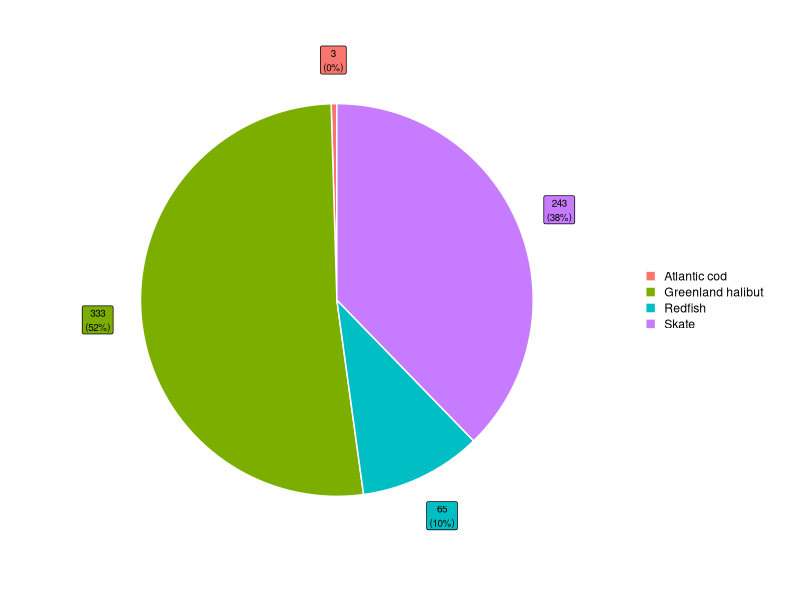
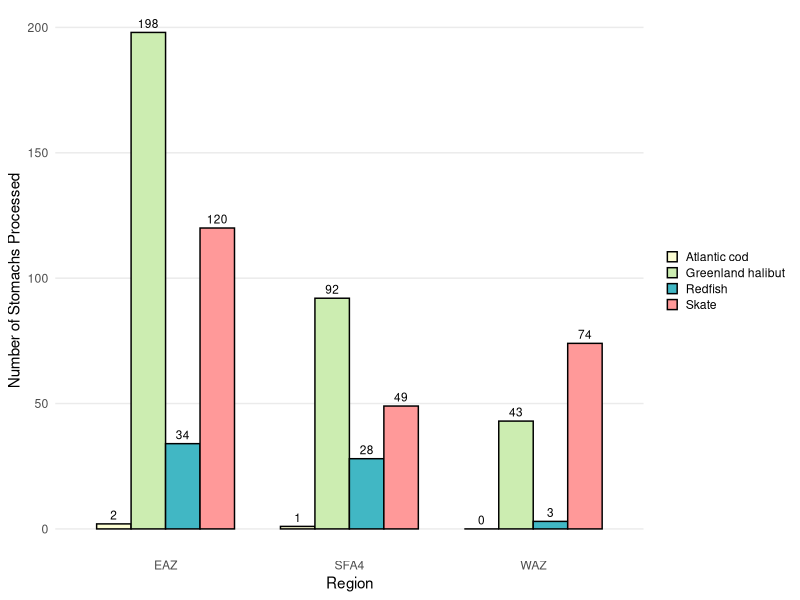
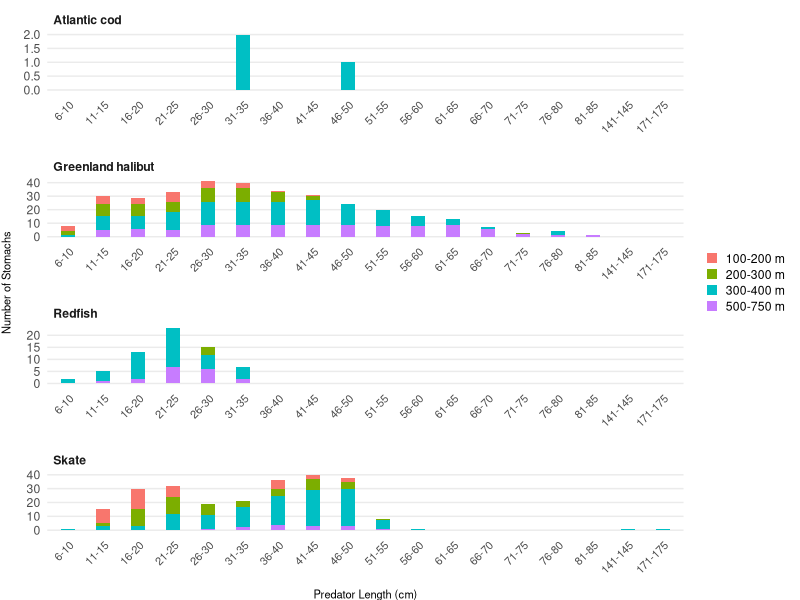

These figures' R source, in order: (Note: this script raises an error after producing the figures.)
## ---- chunk 1
knitr::opts_chunk$set(echo = TRUE) 

# This code chunk sets the parameters for the document code chunks

# The 'include=FALSE' parameter means this particular r chunk won't be shown in the report


######################### Required Packages ####################################


library(ggplot2)
library(tidyverse)
library(dplyr)
library(ggrepel)           # Fig 3: ensures labels don't overlap
library(reshape2)          # Fig 4
library(viridis)                 # Fig 5 - color blind friendly palette

######## Setting up the Theme

# At the 5 Minute mark it goes into establishing a universal theme for all charts https://www.youtube.com/watch?v=4KMrOZ_BbKE
    # not sure it would work here because it has charts and tables??

# examples from video is
# theme_set(theme_bw() + theme(title = element_text(colour = "steelblue", face = "bold")))


################# Notes on cross-referencing figures and tables ################


# In the YAML Header, the 'bookdown::word_document2' parameter gives the ability to cross-reference

# I can reference in text using Figure \@ref(fig:label). It hyperlinks it in pdf but not word. It also gives different Figure number in pdf and word. So there are still things to figure out.
  # to cross reference the figure needs a unique code-chunk name, and have a figure caption

# Code chunk names should be one word or separated with '-', not with spaces, '_', or '.'
  #{r code-chunk}

# I can create figure captions by including 'fig.cap=' in the {r code-chunk, fig.cap=caption text}.

  # If text \@ref(fig:label) is included in notes in the R markdown portion, there will be an error that occurs when Knitting. Therefore included here.
## ---- chunk 2

# This code chunk:
    # imports the data
    # manipulates the data it to create the base prey dataframe
    # manipulates the data it to create the base predator dataframe
    # checks & saves the dataframe structures

# The data imported must be structured consistently in order to utilize this coding.

# All code to check dataframe structure are commented out. If not they will produce outputs into the report.


############################ Key Data Structure Assumption #####################

# It is assumed that the imported data will initially have a structure consistent to the example saved immediately below. Particularly the variable names and variable data type (e.g. chr, int, num)



### Example initial imported dataset structure 

# 'data.frame':	2300 obs. of  16 variables:
#  $ content.key: chr  "72138002_892_1_1_-171_212" "72138002_892_1_1_-171_212" "72138002_892_1_1_-171_212" "72138002_892_1_1_-171_212" ...
#  $ prey.sp    : int  9998 9998 9998 9998 4770 4770 4770 4770 9998 9998 ...
#  $ weight     : num  0 0 0 0 0.0015 0.0015 0.0015 0.0015 0 0 ...
#  $ count      : int  0 0 0 0 1 1 1 1 0 0 ...
#  $ pred.sp    : int  892 892 892 892 892 892 892 892 892 892 ...
#  $ length     : int  40 40 40 40 45 45 45 45 52 52 ...
#  $ year       : int  2013 2013 2013 2013 2013 2013 2013 2013 2013 2013 ...
#  $ start.depth: int  823 823 823 823 823 823 823 823 823 823 ...
#  $ end.depth  : int  829 829 829 829 829 829 829 829 829 829 ...
#  $ lat.deg    : int  64 64 64 64 64 64 64 64 64 64 ...
#  $ lat.min    : num  27.9 27.9 27.9 27.9 27.9 ...
#  $ long.deg   : int  57 57 57 57 57 57 57 57 57 57 ...
#  $ long.min   : num  59.8 59.8 59.8 59.8 59.8 ...
#  $ sa.code    : chr  "2G" "RISA" "SFA2EX" "SFA3" ...
#  $ sort.key   : int  10 7 6 8 10 7 6 8 10 7 ...
#  $ trawl.id   : int  72138002 72138002 72138002 72138002 72138002 72138002 72138002 72138002 72138002 72138002 ...


####################### Importing Your Data ####################################


### import data

prey <- read.csv('data/raw/2019_StomachContent_test.csv') 
    # assumes header=TRUE and knows it's separated by commas

str(prey)
    # check initial data structure. Does it match example above?


########################## Creating Base Prey Dataframe ########################


# This code chunk:
    # manipulates the data it to create the base prey dataframe
    # checks & saves the dataframe structure

# 'prey' dataframe: each row is a new prey item per sampled stomachs

# Dataframe transformations:
    # add column with shrimp fishing regions (EAZ, WAZ, SFA4)
    # add column with predator 'category' names (Atlantic code, Greenland halibut, Redfish, Skate)
    # add column with depth range category (100-200 m, 200-300 m, 300-400 m, 400-500 m, 500-750 m)
    # add predator length range category (binned into 5 cm length groups)

# Finish with checking and storing dataframe structure



### Adding 'region' category (WAZ, EAZ, SFA4) 

prey$region = prey$Study.Area  
    # creates new column that is duplicate of sa.code, and renames to pred. name

prey <- prey %>% 
  mutate(region=recode(region, "RISA"="EAZ", "SFA2EX"="EAZ", "SFA3" = "WAZ",
                       "2G" = "SFA4"))
    # renaming values in the prey$region column



### Adding predator category

prey$pred.name = prey$OS_ID  
    # creates new column that is duplicate of pred.sp, and renames to pred. name

prey <- prey %>%
  mutate(pred.name=recode(pred.name, "892" = "Greenland halibut",
                          "438" = "Atlantic cod",
                          "792" = "Redfish", "793" = "Redfish", "794" = "Redfish",
                          "997" = "Redfish", "998" = "Redfish",
                          "80" = "Skate", "88" = "Skate", "89" = "Skate",
                          "90" = "Skate", "91" = "Skate", "92" = "Skate",
                          "94" = "Skate", "95" = "Skate", "96" = "Skate",
                          "97" = "Skate"))
    # replaces species codes with predatory categories in new column. 
    # See 'Predator Codes and Names.txt' file in 'Scripts' folder for list of species names attached to each code



### Adding depth range category

# The Access database does have a depth-range column BUT it has with a variety of overlapping ranges.
# Below code creates desired depth ranges based on start-end depths
# This ensures code is repeatable even if new depth ranges are added into the database

prey <- prey %>% 
  mutate(depth = case_when(Start.Depth >= 100 & End.Depth >= 100 & 
                             Start.Depth <= 200 & End.Depth <= 200 ~ "100-200 m",
                           
                           Start.Depth >= 200 & End.Depth >= 200 & 
                             Start.Depth <= 300 & End.Depth <= 300 ~ "200-300 m",
                           
                           Start.Depth >= 300 & End.Depth >= 300 & 
                             Start.Depth <= 400 & End.Depth <= 400 ~ "300-400 m",
                           
                           Start.Depth >= 400 & End.Depth >= 400 & 
                             Start.Depth <= 500 & End.Depth <= 500 ~ "300-400 m",
                           
                           Start.Depth >= 500 & End.Depth >= 500 & 
                             Start.Depth <= 750 & End.Depth <= 750 ~ "500-750 m"))
    # yes multiple categories both use the same 'start/end' points.
    # the combination of requirements within each depth category means there isn't actually overlap



### Adding predator length range category

# Binning the data
prey <- prey %>% 
  mutate(length.range = cut(Length, breaks=seq(from = 0, to = 5.99, by = 5.99))) %>% 
    # sets first bin as < 6
  
  mutate(length.range = cut(Length, breaks=seq(from = 5.99, to = max(Length)+5, by = 5)))   
    # sets remaining bins as # >=6 and <11 (or range 6-10). Etc
    # max(Length) ends the sequence at the length of the longest fish sampled
    # longest fish ends up being excluded with this
    # max(Length)+5 ensures the longest fish will be included


# Reformatting the binned outputs 
prey <- prey %>%
  mutate(length.range = str_replace(length.range, ',', '-')) %>%        
    # replaces , with -
  
  mutate(length.range = gsub("[(]|[]]", '', length.range,)) %>%        
    # removes ( or ]. Equivalent code wasn't working with str_replace
  
  mutate(length.range = str_replace(length.range, "5.99", "6"))  %>%    
    # replaces 5.99 with 6
  
  mutate(length.range = str_replace(length.range, "1$", "0")) %>%       
    # if the last digit is 1, it is replaced with a 0
  
  mutate(length.range = str_replace(length.range, "6$", "5"))           
    # if the last digit is 6, it is replaced with a 5



### Any missing values?

colSums(is.na(prey)) 
    # check if there are any NAs remaining (shows # NA's per column)



### Saving the prey dataframe structure

str(prey) 

# 'data.frame':	1236 obs. of  23 variables:
 
# $ ContentKey        : chr  "62114003_892_3_1_-14_1733" "62114003_892_3_1_-15_1732" "62114003_892_3_1_-16_1728"...
# $ Prey_OS_ID        : int  6967 9998 6967 6967 6967 6967 8020 8020 4950 8530 ...
# $ PreyWt            : num  0.3 NA 0.286 0.091 0.079 ...
# $ Prey_Count        : int  NA NA NA NA NA NA NA NA NA NA ...
# $ OS_ID             : int  892 892 892 892 892 892 892 892 892 892 ...
# $ Length            : num  24.5 20 20 20.5 17 14 37.5 27 27 33 ...
# $ Trawl_ID          : int  62114003 62114003 62114003 62114003 62114003 62114003 62114003 62114003 62114003 ...
# $ Year              : int  2019 2019 2019 2019 2019 2019 2019 2019 2019 2019 ...
# $ Start.Depth       : int  269 269 269 269 269 269 269 269 269 269 ...
# $ End.Depth         : int  271 271 271 271 271 271 271 271 271 271 ...
# $ Depth.Range       : chr  "201-300" "201-300" "201-300" "201-300" ...
# $ Study.Area        : chr  "2G" "2G" "2G" "2G" ...
# $ Scientific.Name   : chr  "REINHARDTIUS HIPPOGLOSSOIDES" "REINHARDTIUS HIPPOGLOSSOIDES" ...
# $ CommonName        : chr  "GREENLAND HALIBUT, TURBOT" "GREENLAND HALIBUT, TURBOT" ...
# $ Start.Lat.Degree  : int  57 57 57 57 57 57 57 57 57 57 ...
# $ Start.Lat.Minutes : num  45.1 45.1 45.1 45.1 45.1 ...
# $ Start.Long.Degree : int  60 60 60 60 60 60 60 60 60 60 ...
# $ Start.Long.Minutes: num  24.2 24.2 24.2 24.2 24.2 ...
# $ FishKey           : chr  "62114003_892_3_1_-14" "62114003_892_3_1_-15" "62114003_892_3_1_-16" ...
# $ region            : chr  "SFA4" "SFA4" "SFA4" "SFA4" ...
# $ pred.name         : chr  "Greenland halibut" "Greenland halibut" "Greenland halibut" "Greenland halibut" ...
# $ depth             : chr  "200-300 m" "200-300 m" "200-300 m" "200-300 m" ...
# $ length.range      : chr  "21-25" "16-20" "16-20" "16-20" ...


###################### Creating Base Predator Dataframe ########################


# This code chunk:
    # manipulates the data it to create the base predator dataframe
    # checks & saves the dataframe structure

# 'pred' dataframe: each row is a new fish that's stomach was sampled 

# Dataframe transformations:
    # check number of fish sampled
    # duplicate prey dataframe
    # remove duplicate fish-id values (from multiple prey found within stomachs)
    # confirm number of sampled fish retained is correct
    # add column for number of stomachs sampled

# Finish with checking and storing dataframe structure



### checking how many unique fish were sampled

length(unique(prey$FishKey))
    # 2019 data: 644 observations



### duplicating base prey dataframe

pred <- prey



### Retain one row per sampled fish

# removing duplicated values for FishKey so that there is one entry per predator
pred <- pred[!duplicated(pred$FishKey),]
    # removes duplicates in FishKey

# CHECK NUMBER VARIABLES! Does it match # unique fish sampled above

 str(pred) 
    # for 2019 data: 644 observations



### Adding category for the number of stomachs sampled per fish

pred$sampled.stomach <- 1 



### Saving Structure of Base Dataframe

# str(pred)

# 'data.frame':	644 obs. of  22 variables:

# $ ContentKey        : chr  "62114003_892_3_1_-14_1733" "62114003_892_3_1_-15_1732" ...
# $ Prey_OS_ID        : int  6967 9998 6967 6967 6967 6967 8020 8020 8530 8020 ...
# $ PreyWt            : num  0.3 NA 0.286 0.091 0.079 ...
# $ Prey_Count        : int  NA NA NA NA NA NA NA NA NA NA ...
# $ OS_ID             : int  892 892 892 892 892 892 892 892 892 892 ...
# $ Length            : num  24.5 20 20 20.5 17 14 37.5 27 33 33.5 ...
# $ Trawl_ID          : int  62114003 62114003 62114003 62114003 62114003 62114003 62114003 62114003 62114003 ...
# $ Year              : int  2019 2019 2019 2019 2019 2019 2019 2019 2019 2019 ...
# $ Start.Depth       : int  269 269 269 269 269 269 269 269 269 269 ...
# $ End.Depth         : int  271 271 271 271 271 271 271 271 271 271 ...
# $ Depth.Range       : chr  "201-300" "201-300" "201-300" "201-300" ...
# $ Study.Area        : chr  "2G" "2G" "2G" "2G" ...
# $ Scientific.Name   : chr  "REINHARDTIUS HIPPOGLOSSOIDES" "REINHARDTIUS HIPPOGLOSSOIDES" ...
# $ CommonName        : chr  "GREENLAND HALIBUT, TURBOT" "GREENLAND HALIBUT, TURBOT" ...
# $ Start.Lat.Degree  : int  57 57 57 57 57 57 57 57 57 57 ...
# $ Start.Lat.Minutes : num  45.1 45.1 45.1 45.1 45.1 ...
# $ Start.Long.Degree : int  60 60 60 60 60 60 60 60 60 60 ...
# $ Start.Long.Minutes: num  24.2 24.2 24.2 24.2 24.2 ...
# $ FishKey           : chr  "62114003_892_3_1_-14" "62114003_892_3_1_-15" "62114003_892_3_1_-16" ...
# $ region            : chr  "SFA4" "SFA4" "SFA4" "SFA4" ...
# $ pred.name         : chr  "Greenland halibut" "Greenland halibut" "Greenland halibut" "Greenland halibut" ...
# $ sampled.stomach      : num  1 1 1 1 1 1 1 1 1 1 ...

## ---- chunk 3

# The purpose of this code chunk is to create Figure 3

# Figure Caption is currently from Polaczek 2023

# The sections of this code chunk are:
    # Creating a new dataframe for Figure 3
    # Creating and Formatting Figure 3 pie chart
    # Recording Additional Geom_Label arguments that we may want to include in further edits 

# Tutorial and experimental codes for Fig 3 are saved in (scripts/draft code/Draft_Script_Fig03_PieChart.R).

# Those notes include other pie chart packages, functions, and arguments that I learned but did not end up using

# Additional notes on geom_label and geom_label_repel are saved at the bottom of (Script_Figure3_PieChart.R)


#################### Creating new dataframe for Figure #########################


# This dataframe will detail the total sum of stomachs sampled per predator category

# All code to check dataframe structure are commented out. If not they will produce outputs into the report.

# library(ggrepel) 
    # included in code chunk 'r setup'



### Create figure dataframe

pred.total <- aggregate(pred$sampled.stomach, list(pred$pred.name), sum)

# pred.total 



### Renaming the columns in the new dataframe

names(pred.total)[names(pred.total) == "Group.1"] <- "pred.name"

names(pred.total)[names(pred.total) == "x"] <- "stomach.total"

# names(pred.total)



### Creating figure labels

pred.total$label <- paste(pred.total$stomach.total, sep = "
", 
                          paste0( "(", round(100 * pred.total$stomach.total / sum(pred.total$stomach.total), 0 ), "%)" ))
    # Label structure will be 'total stomach sampled (% of stomachs)'
    # DO NOT ADJUST THE SPACING AFTER [sep = "..."]. This splits the values into 2 lines. Adding spaces will uncenter second line. 
    # paste() puts spaces between labels
    # paste0() does not have spaces between labels. Which means there is no space between # and % (e.g. 40% vs 40 %)



### Checking Final Database Structure

# str(pred.total)


### Saving Final Database Structure 

# 'data.frame':	4 obs. of  3 variables:
#  $ pred.name    : chr  "Atlantic cod" "Greenland halibut" "Redfish" "Skate"
#  $ stomach.total: num  20 1340 900 40
#  $ label        : chr  "20\n(1%)" "1340\n(58%)" "900\n(39%)" "40\n(2%)"


################### Building and Formatting the Pie Chart ######################


### Creating the pie chart

ggplot(pred.total, aes(x = "", y = stomach.total, fill = pred.name)) +
  
  coord_polar(theta = "y") + 
        # basing the circular coordinates on the y value (stomach.total)
  
  geom_col(color = "white", linewidth = 0.5) + 
       # creates white line separations between pieces
  
  theme_void() + 
        # removes the default theme (grey background & external grid lines)
  
  geom_label(aes(x = 1.65, label = label),  
        # x=# moves labels along 'x-axis'. Goal here is outside the pie chart.
        # label = pred.total$label created above. 
        # with 'aes()' we don't need 'pred.total$..'. Knows we are in 
    size = 2.5, 
        # adjusts size of label text
    position = position_stack(vjus = 0.5), 
        # defines 'y-axis' position of label. 'vjus=0.5' is centered.
    show.legend = FALSE) +
        # Removes geom_label default of adding an 'a' to legend colors
  
  theme(
    legend.title = element_blank(), 
        # removes legend title
    legend.key.size = unit(3, "mm"), 
        # adjusts width of legend color symbols
    legend.key.height = unit(3, "mm"), 
        # adjusts height of legend color symbols
    legend.key.spacing.y = unit(1, "mm"),
        # defines space between legend items
  )

## ---- chunk 4

# The purpose of this code chunk is to create Figure 4

# Figure Caption is currently from Polaczek 2023

# The sections of this code chunk are:
    # Creating a new dataframe for Figure 4
    # Creating and Formatting Figure 4 bar chart

# If desired, additional notes and links to tutorial youtubes/webpages I used to create Figure 4 are recorded in (scripts/draft code/Draft_Script_Fig4_Bar-sample-region.R)

# Those notes include sites and tutorials that assisted me with:
    # Creating figure dataset
    # GGPLOT2 Code for Grouped Pie Charts
    # additional ggplot2 arguments not used in this chart



################### Creating New Dataframe for Fig 4 ###########################

# This dataframe will detail the total sum of stomachs sampled per predator category in each region

# All code to check dataframe structure are commented out. If not they will produce outputs into the report.

# New Dataframe structure will need:
    # Two categorical variables:
        # x-axis: regions
        # fill: predator category
    # One numerical variable: 
        # y-axis: total samples per predator species per region

# library(reshape2) 
    # included in code chunk 'r setup'



### create Fig 4 dataframe: sum stomach samples per species, per region

wide.data <- dcast(pred, region~pred.name, value.var="sampled.stomach", sum)
    # creates a dataframe in a 'wide format' and we will want a 'long format' dataframe
    # Tutorial 1 in Fig 4 draft code doc

# wide.data



### converting 'wide format' to 'long format'

region.total <- melt(data = wide.data,                       
      # melt() converts from wide (sp. spread across rows) to long format (sp. compiled into one row)
                     id.vars = "region",                     
      # id.vars : vector of variables I want to stack
                     measured.vars = c("Atlantic cod",       
                                       "Greenland halibut", 
                                       "Redfish", "Skate"),
      # measured.vars : identifies the columns that have the data I want to stack
                     variable.name = "pred.name",            
      # variable.name : what I want to call the stacked column
                     value.name = "stomach.sum")             
      # value.name : name of the column of my stacked measurements in my output data frame
    
      # Tutorial 2 in Fig 4 draft code doc melt()
    

# region.total



### Checking Final Database Structure

# str(region.total)



### Saving Final Database Structure 

# 'data.frame':	12 obs. of  3 variables:
# $ region     : chr  "EAZ" "SFA4" "WAZ" "EAZ" ...
# $ pred.name  : Factor w/ 4 levels "Atlantic cod",..: 1 1 1 2 2 2 3 3 3 4 ...
# $ stomach.sum: num  2 1 0 198 92 43 34 28 3 120 ...


############### Building and Formatting the Grouped Bar Chart ##################


### Grouped Bar Chart

ggplot(data = region.total,
       aes(fill=pred.name, y=stomach.sum, x=region)) + 
  
  geom_bar(position = position_dodge(),                          
         # makes the bars beside each other while being compatible with additional arguments
           width = 0.75,                                         
         # defines width of bars
           stat="identity",
           color = "black") +                                    
         # makes black boarders around bars
  
  geom_text(aes(label = stomach.sum),                            
         # label bar charts based on y value
            vjust = -0.5,                                        
         # puts labels above bars
            size = 3,                                            
         # changes size of labels
            position = position_dodge(width = 0.75)) +
         # matches the labels with our grouped bars (match widths in geom_text and geom_bar)
  
  scale_fill_manual(values = c("Atlantic cod" = "#FCFED4",       
                               "Greenland halibut" = "#CCEDB1", 
                               "Redfish" = "#41B7C4", 
                               "Skate" ="#FF9999" )) +
        # above assigns colour to particular predator categories
  
  theme_minimal() +                                              
        # minimal theme removes right/left boarders
        # minimal theme places x-axis directly below bars
        # minimal theme removes gray background color
  
  theme(legend.title = element_blank(),                          
        # removes legend title
        legend.key.size = unit(3, "mm"),                         
        # adjusts width of legend color symbols
        legend.key.height = unit(3, "mm"),                       
        # adjusts height of legend color symbols 
        legend.key.spacing.y = unit(1, "mm"),                    
        # defines space between legend items
        panel.grid.minor = element_blank(),                      
        # removes all minor grid-lines 
        panel.grid.major.x = element_blank()) +                  
        # removes grid-lines along the x-axis
  
  labs(x = "Region",                                             
        # x-axis title
       y = "Number of Stomachs Processed",)                      
        # y-axis title

## ---- chunk 5
# The purpose of this code chunk is to create Figure 5

# The sections of this code chunk are:
    # Creating and Formatting Figure 5 paneled-bar chart

# No creation of a new dataframe is required for Fig 5


# This figure will detail the total sum of stomachs sampled per size class within each depth stratum.
    # Different panel for each predator category

# Figure structure will need:
    # Three categorical variables:
        # x-axis: predator length
        # fill: depth range
        # facet: predator category
    # One numerical variable:
        # y-axis: sum stomach samples that falls within categories


# If desired, old/test code and additional links to tutorial youtubes/webpages I used to create Figure 5 are recorded in (scripts/draft code/Draft_Script_Fig5_Stomach-by-Length.R)

# Those notes include sites and tutorials that assisted me with:
    # Data structure for figure
    # Building faceted stacked bar charts
    # Formatting faceted stacked bar charts
    # Unused but Interesting ggplot2 arguments
    # Creating a Base Theme for R Markdown Plots


############### Building and Formatting the Grouped Bar Chart ##################


### Faceted Stacked Bar Chart

ggplot(pred, aes(reorder(length.range, Length))) +  
  # orders the X-axis categories based on numerical length of fish
  # basically makes ggplot see and order the x-axis as numbers vs text
  
  geom_bar(aes(fill = depth),
           position = "stack",
           stat="count",
           width = 0.4) +   # changes the width of the bars 
  
  facet_wrap(~ pred.name, 
             nrow = 5, 
             scale = "free_y",
             axes = "all_x") +
  
  theme_minimal() + 
  
  theme(axis.text.x = element_text(angle = 45,hjust = 1, size = 8 ),
        axis.title = element_text(size = 8),
        axis.title.y = element_text(vjust = +3),                 # pulls y-axis title away from chart
        axis.title.x = element_text(vjust = -2),                 # pulls x-axis title away from chart
        legend.title = element_blank(),                          # removes legend title
        legend.key.size = unit(3, "mm"),                         # adjusts width of legend color symbols
        legend.key.height = unit(3, "mm"),                       # adjusts height of legend color symbols
        legend.key.spacing.y = unit(1, "mm"),                    # defines space between legend items
        panel.grid.minor = element_blank(),                      # removes all minor grid-lines
        panel.grid.major.x = element_blank(),
        panel.spacing = unit(13, 'point'),                         # adds space between panels
        strip.text = element_text(face = "bold",      # bolds the panel titles
                                  hjust = 0)) +       # pulls panel titles to the top left
  
  labs(x = "Predator Length (cm)",
       y = "Number of Stomachs")
## ---- chunk 6

# This section will export the dataframes you have created.

# !! Make sure you update the years appropriately or old data will be written over !!

write.csv(prey, file="data/processed/2019rm_basePrey.csv")
    # base prey dataframe

write.csv(pred, file="data/processed/2019rm_basePred.csv")
    # base predator dataframe

write.csv(pred.total, file="data/processed/2019_F3_pred.total.csv")
    # Fig 3 dataframe

write.csv(region.total, file="data/processed/2019rm_F4_region.total.csv")
    # Fig 4 dataframe


